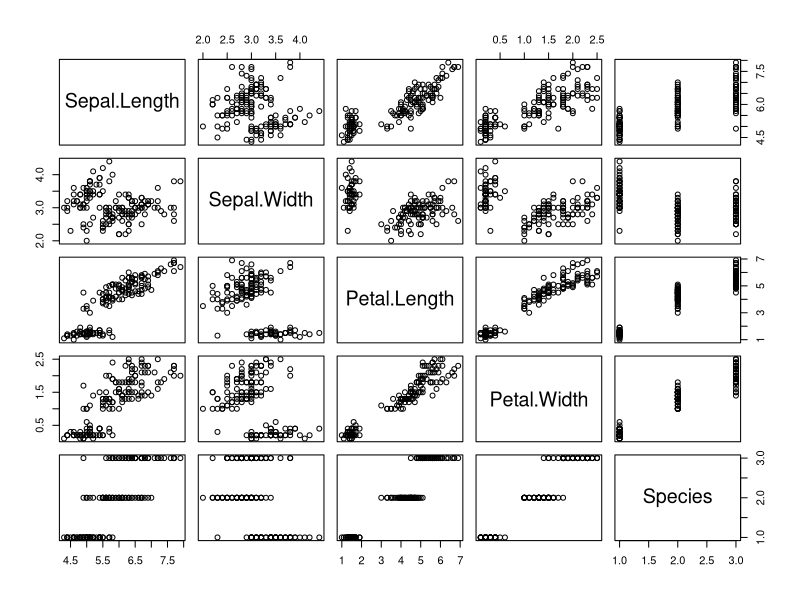
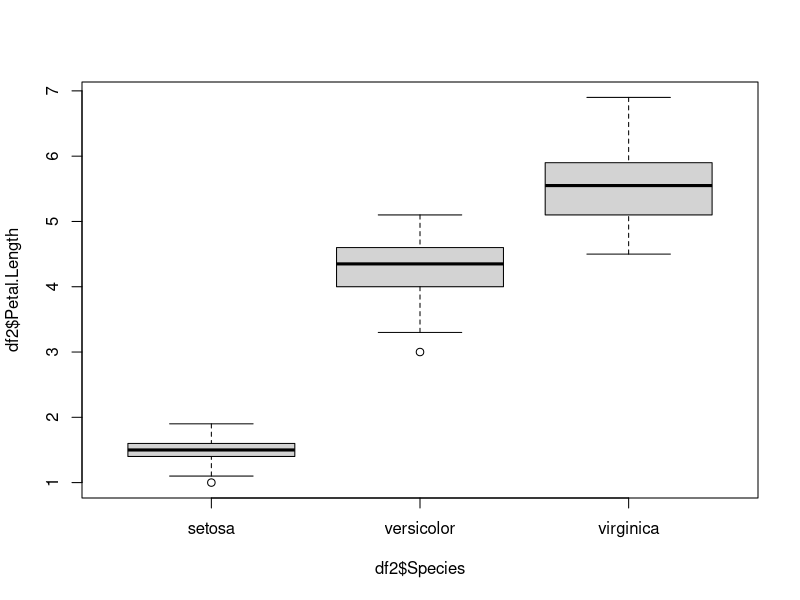

Generate these figures, in order, with R: (Note: this script raises an error after producing the figures.)
######## TEST REVIEW for EXAM II BIOL-490 ##########

library(tidyr)

x = rnorm(10)
y = rnorm(10)
z = rnorm(10)
obs = 1:10
df = data.frame(obs = obs, x = x, y = y, z = z)
df.long = gather(df, key = "stock", value = "PriceChange", c("x","y","z")) # But x y and z don't have to be in quotes!!!!!

?spread
spread(df.long, stock, PriceChange) # undoes gather (they're opposites) 

aov1 = aov(PriceChange ~ stock*obs, data = df.long)
summary(aov1)

TukeyHSD(aov1) # obs is not a factor! That's the warning. But it will still do pairwise comparisons
# for x y and z


library(dplyr)
df %>% mutate(total = x+y+z, minimum = apply(df[,2:4],1,min)) # I LEARNED SOMETHING REALLY IMPORTANT ABOUT APPLY!

select(df, c(x,y))
df %>% select(c(x,y)) # does the same thing! df is the first argument in select here.
df %>% filter(x>-.3 & x<.3) # that is so much more efficient than my "between" code!
df %>% filter(x>-.3 | x<.3) # the vertical bar is the "or" symbol. WHOA ... 
df %>% filter(x<-.3 | x>.3)
# !!!!!!!!!! select picks columns and filter picks rows !!!!!!!!!!!!
.21 > .3
.21 < -.3
df.long %>% group_by(stock) %>% summarise(mean.pchnge = mean(PriceChange,),
                                          sum.it = sum(PriceChange),
                                          min.it = min(PriceChange),
                                          N = n(),
                                          stdev = sd(PriceChange)) # ALL OF THIS IS HUGELY IMPORTANT!

my.iris = iris
my.iris %>% group_by(Species) %>% summarise(the.mean = mean(Petal.Length),
                                            the.var = var(Petal.Length),
                                            the.n = n(),
                                            the.median = median(Petal.Length))


df2 = iris
plot(df2) # just to get a bird's eye view
mod1 = aov(Petal.Length ~ Petal.Width*Species, data = df2)
mod2 = aov(Petal.Length ~ Petal.Width+Species, data = df2)
summary(mod1)
summary(mod2)
anova(mod1,mod2) # whoa ... interesting
library(ggplot2)
# A good money plot:
plot1 = ggplot(df2) + geom_point(aes(x = Petal.Width, y = Petal.Length, col = Species)) + 
  geom_smooth(aes(x = Petal.Width, y = mod1, col = Species), method = "lm") + 
  geom_smooth(aes(x = Petal.Width, y = mod2, col = Species), method = "lm", linetype = 5)

library(modelr)
df2 = add_predictions(model = mod1, data = df2, var = "mod1")
df2 = add_predictions(model = mod2, data = df2, var = "mod2")
mean((df2$Petal.Length - df2$mod1)^2) # mod1 is .12544, better than mod2
mean((df2$Petal.Length - df2$mod2)^2) # mod2 is .13889
sqrt(mean((df2$Petal.Length - df2$mod1)^2)) # .35
sqrt(mean((df2$Petal.Length - df2$mod2)^2)) # .37

plot(df2$Petal.Length ~ df2$Species)

plot1 + stat_ellipse(aes(x = Petal.Width, y = Petal.Length, col = Species)) # HELL YEAH

ggplot(df2, aes(x = Species, y = Petal.Length, fill = Species)) + geom_violin() # PAY CAREFUL NOTICE,
# VIOLIN PLOTS, LIKE BOXPLOTS, DON'T WORK WITHOUT FACTORS ON THE X AXIS. HENCE CALLING SPECIES AS X









